Frame 1 (no input): blank canvas, image omitted
Frame 60 (the mouse pressed at the canvas centre just before this capture): blank canvas, image omitted
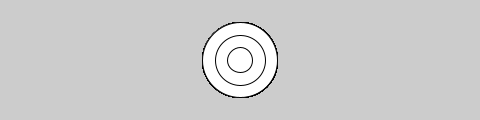
Frame 120 (the mouse held since frame 60 and released just before this capture)

The Processing sketch whose frames 1 and 60 were blank and that drew this single picture after the mouse press (run headless with seeded random() and noise(); from frame 60 on, the mouse is pressed at the canvas centre):

// Processing sketch: Exercise4
// ── Exercise4.pde
void setup() {
  size(480, 120);
}

void draw() {
  if (mousePressed) {
    ellipse(mouseX,mouseY,75,75);
    ellipse(mouseX,mouseY,50,50);
    ellipse(mouseX,mouseY,25,25);
  } else {
    fill(255);
  }
}
